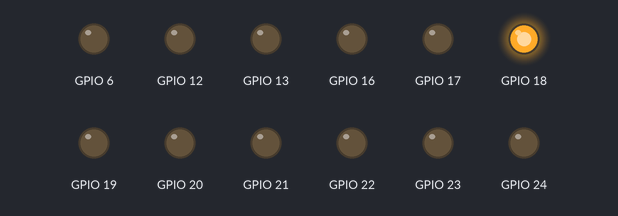
Bench run of a program on a simulated Raspberry Pi (BCM pin numbers). On the bench: output pins drawn as LEDs (lit = HIGH). At 12.0 s the program stops and its outputs stay as they are.

Above: at 0.1 s.
At 1.1 s:
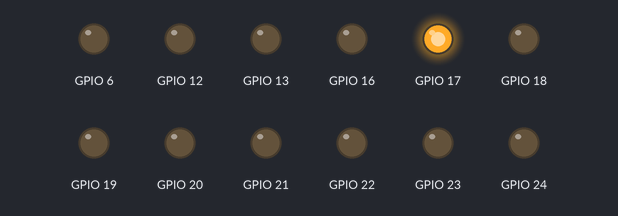
At 3.1 s:
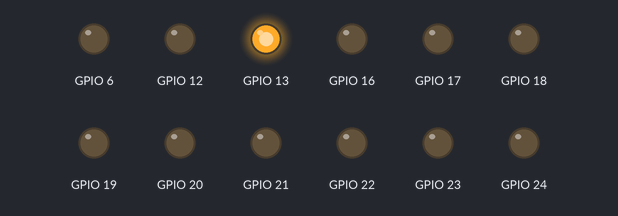
At 6.1 s:
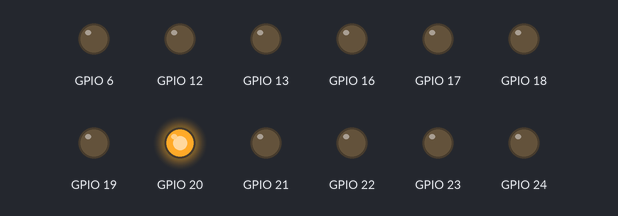
At 9.1 s:
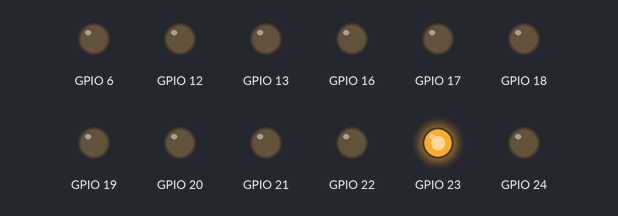
At 12.1 s:
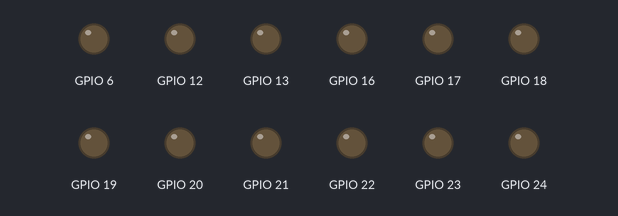
Timing chart, 0 to 13.5 s (numbered marks = the images above):
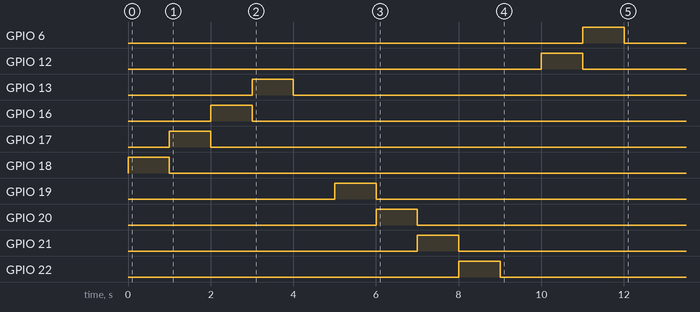

The program:

one-by-one.py
```python
import RPi.GPIO as GPIO, time
GPIO.setmode(GPIO.BCM)
# Start writing your program below

leftBottom, leftMidBottom, leftMiddle, leftMidTop, leftTop = (18, 17, 16, 13, 24)
rightBottom, rightMidBottom, rightMiddle, rightMidTop, rightTop = (19, 20, 21, 22, 23)
leftEye, rightEye = (12, 6)

left =[leftBottom, leftMidBottom, leftMiddle, leftMidTop, leftTop]
right = [rightBottom, rightMidBottom, rightMiddle, rightMidTop, rightTop]
eyes = [leftEye, rightEye]
leftRight = left + right
all = left + right + eyes

GPIO.setup(all, GPIO.OUT)
interval = 1

for led in all:
    GPIO.output(led, GPIO.HIGH)
    time.sleep(interval)
    GPIO.output(led, GPIO.LOW)

# Write your program above this line
GPIO.cleanup()
```

Measured:
- by itself, GPIO 6: LOW → HIGH at 11.0 s, → LOW 1.0 s later
- by itself, GPIO 12: LOW → HIGH at 10.0 s, → LOW 1.0 s later
- by itself, GPIO 13: LOW → HIGH at 3.0 s, → LOW 1.0 s later
- by itself, GPIO 16: LOW → HIGH at 2.0 s, → LOW 1.0 s later
- by itself, GPIO 17: LOW → HIGH at 1.0 s, → LOW 1.0 s later
- by itself, GPIO 18: LOW → HIGH at 0.00 s, → LOW 1.0 s later
- by itself, GPIO 19: LOW → HIGH at 5.0 s, → LOW 1.0 s later
- by itself, GPIO 20: LOW → HIGH at 6.0 s, → LOW 1.0 s later
